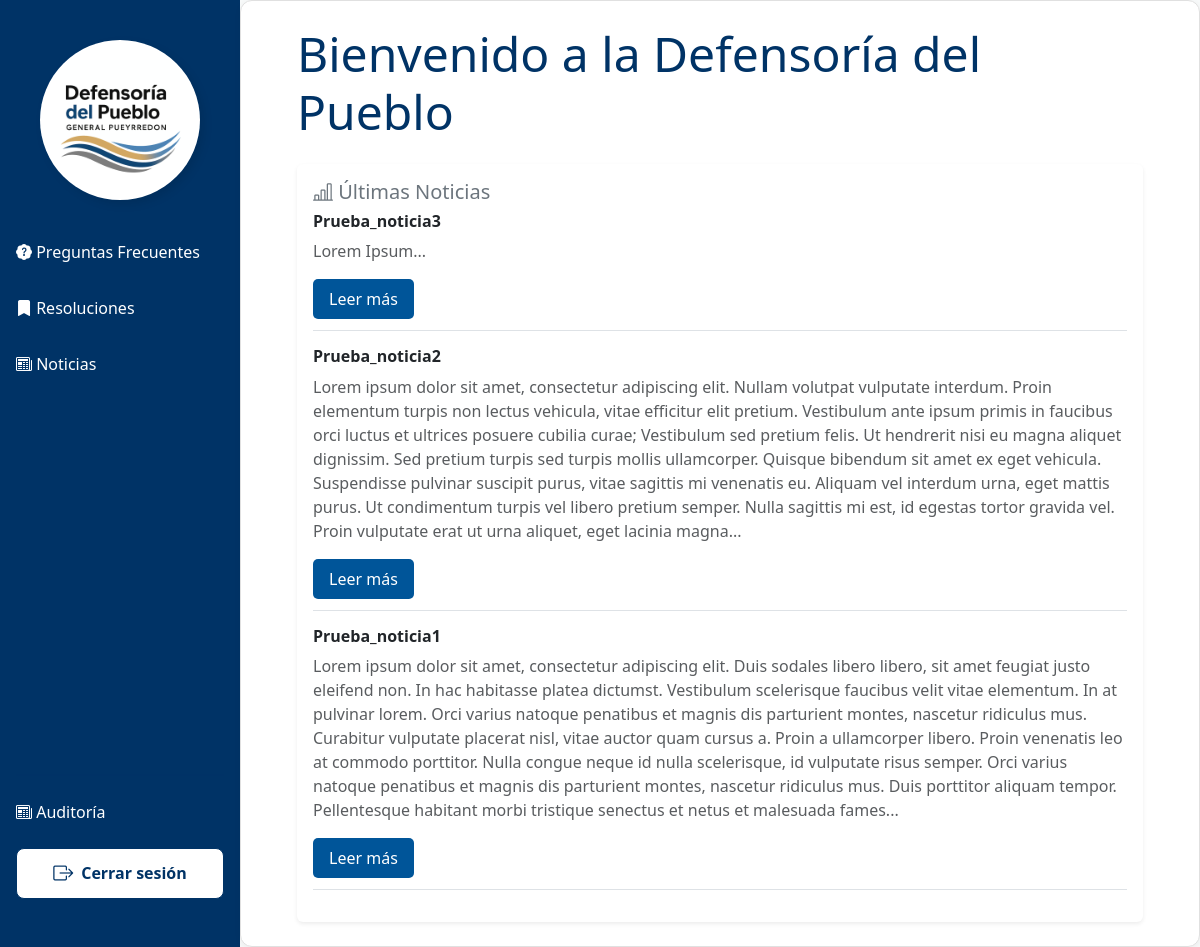
The page /principal/index.php on the database as committed earlier.
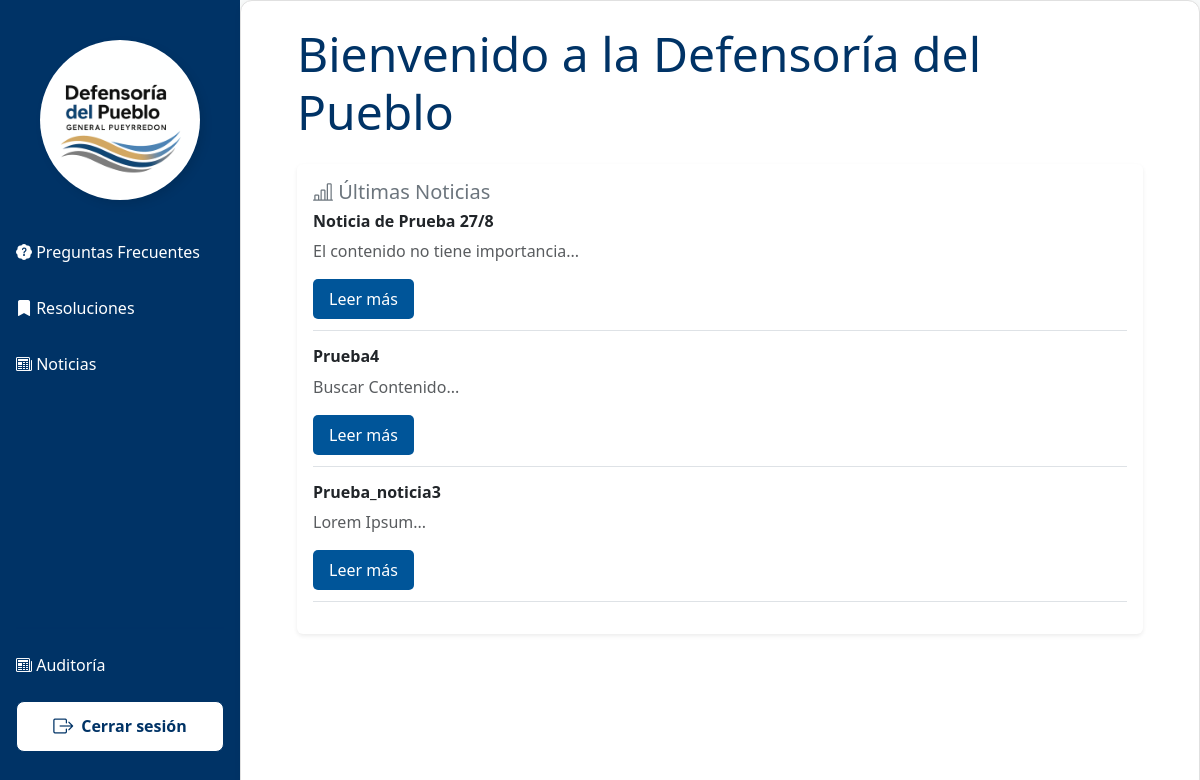
The same page on the database as committed later.
### tables this page shows
CREATE TABLE `noticias` (
  `noticia_id` int(10) UNSIGNED NOT NULL,
  `titulo` varchar(100) NOT NULL,
  `contenido` text NOT NULL,
  `fecha_creacion` datetime NOT NULL DEFAULT current_timestamp(),
  `fecha_publicacion` datetime NOT NULL,
  `fecha_finalizacion` datetime NOT NULL,
  `autor` varchar(50) NOT NULL,
  `foto` varchar(50) DEFAULT NULL COMMENT 'Guarda el nombre de la foto',
  `estado` tinyint(4) NOT NULL DEFAULT 1
);

### vistas/principal/principal.php (the view)
<?php
$sql_noticia = "SELECT noticia_id, titulo, contenido, fecha_publicacion FROM noticias ORDER BY fecha_creacion DESC LIMIT 3";
$resultado_not = mysqli_query($link, $sql_noticia);
?>
<div class="container">
  <h1 class="display-5 mb-4">Bienvenido a la Defensoría del Pueblo</h1>
  <div class="card shadow-sm border-0">
    <div class="card-body">
      <h5 class="card-title text-secondary"><i class="bi bi-bar-chart-line"></i>&nbsp;Últimas Noticias</h5>
      <?php while ($noticia = mysqli_fetch_assoc($resultado_not)) {
        $resumen = implode(' ', array_slice(explode(' ', strip_tags($noticia['contenido'])), 0, 100));
      ?>
        <div class="mb-3 border-bottom pb-2">
          <h6 class="fw-bold"><?= htmlspecialchars($noticia['titulo']) ?></h6>
          <p class="text-muted"><?= $resumen ?>...</p>
          <a href="?vista=noticias/cargarNoticia&id=<?= $noticia['noticia_id'] ?>" class="btn-cargar">Leer más</a>
        </div>
      <?php } ?>
    </div>
  </div>
</div>

Rows that differ between the two databases and show on the page:
no longer on this page (row unchanged): noticias: titulo "Prueba_noticia2", contenido "Lorem ipsum dolor sit amet, consectetur adipiscing elit. Nullam volutpat vulputate interdum. Proin elementum turpis non lectus vehicula, vitae efficitur elit pretium. Vestibulum ante ipsum primis in faucibus orci luctus et ultrices posuere cubilia curae; Vestibulum sed pretium felis. Ut hendrerit nisi eu magna aliquet dignissim. Sed pretium turpis sed turpis mollis ullamcorper. Quisque bibendum sit amet ex eget vehicula. Suspendisse pulvinar suscipit purus, vitae sagittis mi venenatis eu. Aliquam vel interdum urna, eget mattis purus. Ut condimentum turpis vel libero pretium semper. Nulla sagittis mi est, id egestas tortor gravida vel. Proin vulputate erat ut urna aliquet, eget lacinia magna"
no longer on this page (row unchanged): noticias: titulo "Prueba_noticia1", contenido "Lorem ipsum dolor sit amet, consectetur adipiscing elit. Duis sodales libero libero, sit amet feugiat justo eleifend non. In hac habitasse platea dictumst. Vestibulum scelerisque faucibus velit vitae elementum. In at pulvinar lorem. Orci varius natoque penatibus et magnis dis parturient montes, nascetur ridiculus mus. Curabitur vulputate placerat nisl, vitae auctor quam cursus a. Proin a ullamcorper libero. Proin venenatis leo at commodo porttitor. Nulla congue neque id nulla scelerisque, id vulputate risus semper. Orci varius natoque penatibus et magnis dis parturient montes, nascetur ridiculus mus. Duis porttitor aliquam tempor. Pellentesque habitant morbi tristique senectus et netus et…"
added noticias: titulo "Noticia de Prueba 27/8", contenido "El contenido no tiene importancia"
added noticias: titulo "Prueba4", contenido "Buscar Contenido"
